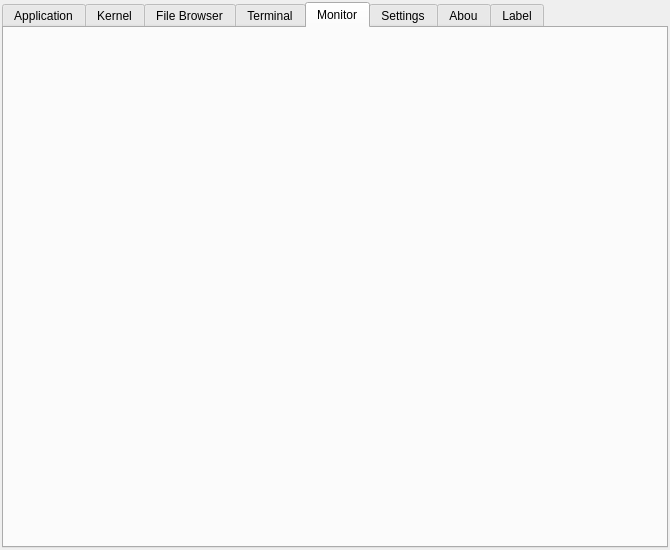
<?xml version="1.0" encoding="UTF-8"?>
<ui version="4.0">
 <class>CaosInterface</class>
 <widget class="QWidget" name="CaosInterface">
  <property name="geometry">
   <rect>
    <x>0</x>
    <y>0</y>
    <width>670</width>
    <height>550</height>
   </rect>
  </property>
  <property name="sizePolicy">
   <sizepolicy hsizetype="Expanding" vsizetype="Expanding">
    <horstretch>0</horstretch>
    <verstretch>0</verstretch>
   </sizepolicy>
  </property>
  <property name="windowTitle">
   <string>Form</string>
  </property>
  <layout class="QGridLayout">
   <property name="margin">
    <number>2</number>
   </property>
   <item row="0" column="0">
    <widget class="QTabWidget" name="tabs">
     <property name="enabled">
      <bool>true</bool>
     </property>
     <property name="whatsThis">
      <string/>
     </property>
     <property name="tabPosition">
      <enum>QTabWidget::North</enum>
     </property>
     <property name="tabShape">
      <enum>QTabWidget::Rounded</enum>
     </property>
     <property name="currentIndex">
      <number>4</number>
     </property>
     <property name="usesScrollButtons">
      <bool>false</bool>
     </property>
     <widget class="CApplicationInstaller" name="applicationTab">
      <attribute name="title">
       <string>Application</string>
      </attribute>
     </widget>
     <widget class="CKernelInstaller" name="kernelTab">
      <attribute name="title">
       <string>Kernel</string>
      </attribute>
     </widget>
     <widget class="CFileBrowser" name="fileBrowserTab">
      <attribute name="title">
       <string>File Browser</string>
      </attribute>
     </widget>
     <widget class="CaosTerminal" name="terminalTab">
      <attribute name="title">
       <string>Terminal</string>
      </attribute>
     </widget>
     <widget class="Monitor" name="monitorTab">
      <attribute name="title">
       <string>Monitor</string>
      </attribute>
     </widget>
     <widget class="Preferences" name="preferencesTab">
      <attribute name="title">
       <string>Settings</string>
      </attribute>
     </widget>
     <widget class="About" name="aboutTab">
      <attribute name="title">
       <string>Abou</string>
      </attribute>
     </widget>
     <widget class="QWidget" name="labelTab">
      <property name="enabled">
       <bool>false</bool>
      </property>
      <attribute name="title">
       <string>Label</string>
      </attribute>
     </widget>
    </widget>
   </item>
  </layout>
 </widget>
 <customwidgets>
  <customwidget>
   <class>CaosTerminal</class>
   <extends>QWidget</extends>
   <header>CaosTerminal.h</header>
   <container>1</container>
  </customwidget>
  <customwidget>
   <class>Monitor</class>
   <extends>QWidget</extends>
   <header>Monitor.h</header>
   <container>1</container>
  </customwidget>
  <customwidget>
   <class>Preferences</class>
   <extends>QWidget</extends>
   <header location="global">Preferences.h</header>
   <container>1</container>
  </customwidget>
  <customwidget>
   <class>CFileBrowser</class>
   <extends>QWidget</extends>
   <header location="global">CSdk/CFileBrowser.h</header>
   <container>1</container>
  </customwidget>
  <customwidget>
   <class>About</class>
   <extends>QWidget</extends>
   <header>About.h</header>
   <container>1</container>
  </customwidget>
  <customwidget>
   <class>CApplicationInstaller</class>
   <extends>QWidget</extends>
   <header>CSdk/CApplicationInstaller.h</header>
   <container>1</container>
  </customwidget>
  <customwidget>
   <class>CKernelInstaller</class>
   <extends>QWidget</extends>
   <header>CSdk/CKernelInstaller.h</header>
   <container>1</container>
  </customwidget>
 </customwidgets>
 <tabstops>
  <tabstop>tabs</tabstop>
 </tabstops>
 <resources/>
 <connections/>
</ui>
